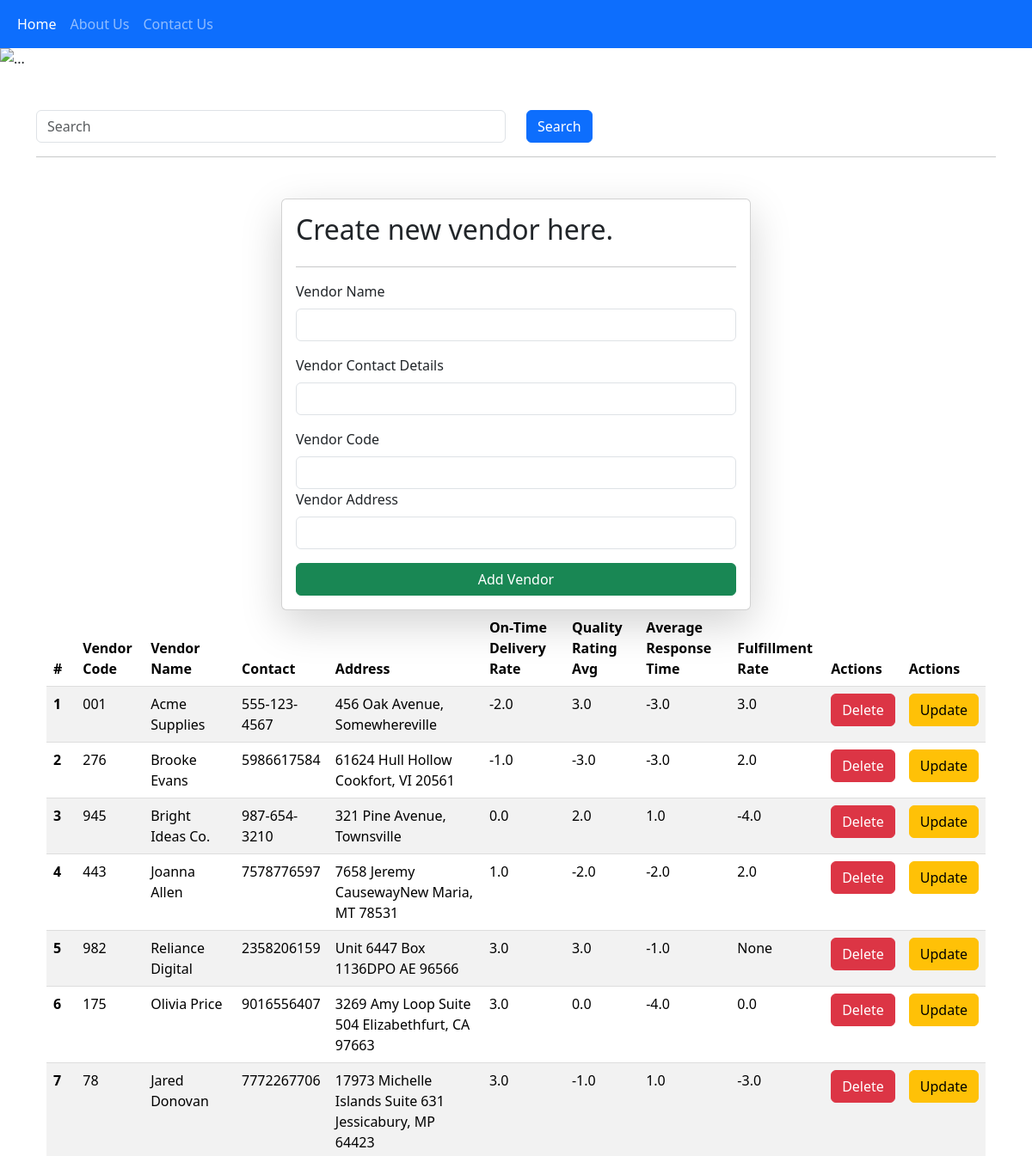
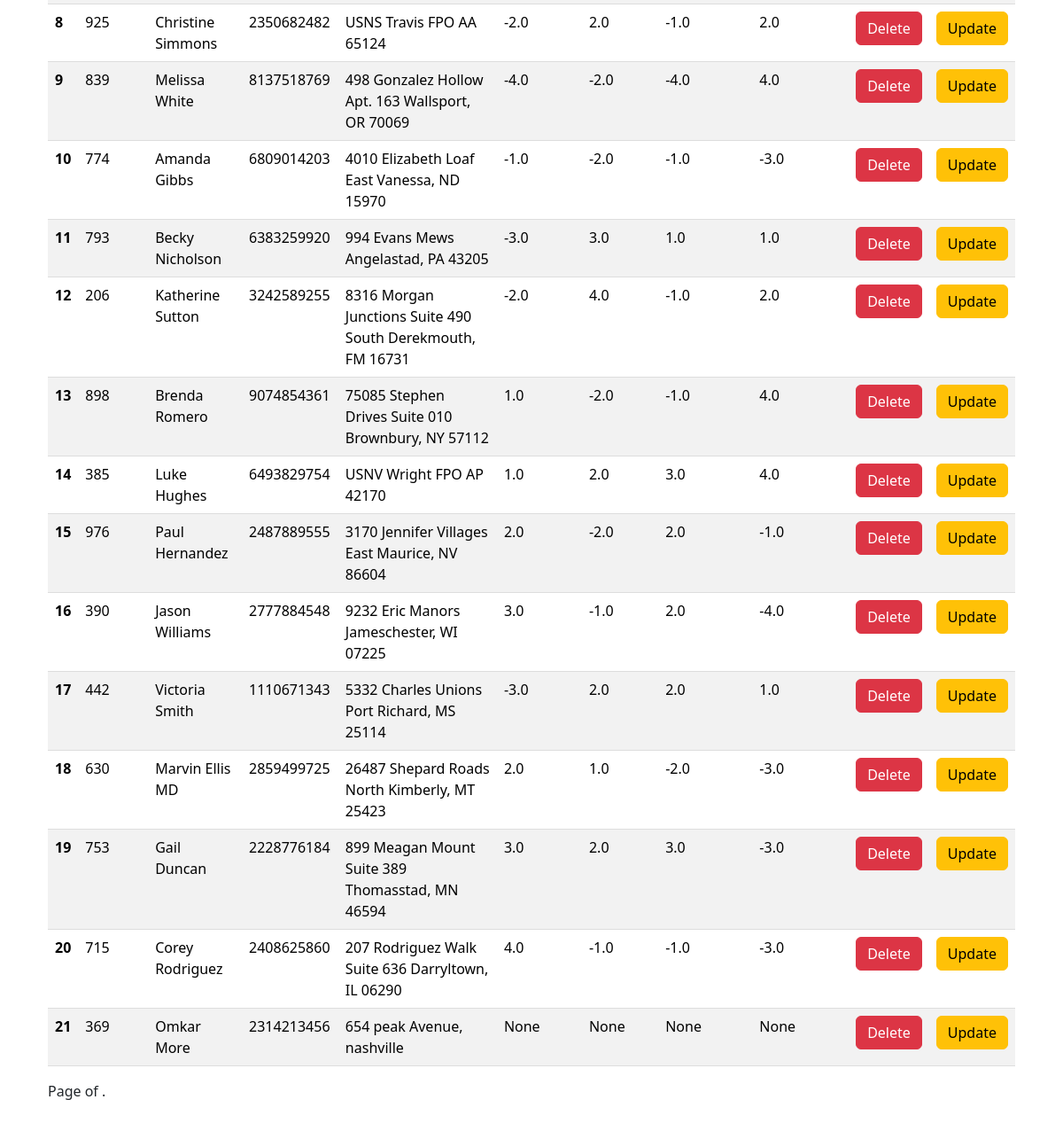
The app's page /vendors/ with its own data (2 pictures, top to bottom).
### vendors_record/models.py (models this page shows, shortened)
class Vendor(models.Model):
    name = models.CharField(max_length=255)
    contact_details = models.TextField()
    address = models.TextField()
    vendor_code = models.CharField(max_length=20, unique=True)
    on_time_delivery_rate = models.FloatField(null=True, blank=True)
    quality_rating_avg = models.FloatField(null=True, blank=True)
    average_response_time = models.FloatField(null=True, blank=True)
    fulfillment_rate = models.FloatField(null=True, blank=True)

### vendors_record/views.py (the view, shortened to what this page needs)
# urls.py: path('vendors/', vendor_list, name='vendor-list'),
def vendor_list(request):
    vendors = Vendor.objects.all()
    return render(request, 'vendor_list.html', {'vendors': vendors})

### vendors_record/templates/vendor_list.html (shortened to what this page needs)
<!DOCTYPE html>
<html lang="en">
<head>
    <link href="https://cdn.jsdelivr.net/npm/bootstrap@5.3.2/dist/css/bootstrap.min.css" rel="stylesheet">
</head>
<body>
    <nav class="navbar navbar-expand-lg navbar-dark bg-primary">
        <div class="container-fluid">
            <div class="collapse navbar-collapse" id="navbarSupportedContent">
                <ul class="navbar-nav me-auto mb-2 mb-lg-0">
                    <li class="nav-item">
                        <a class="nav-link active" aria-current="page" href="/">Home</a>
                    </li>
                    <li class="nav-item">
                        <a class="nav-link" href="/about">About Us</a>
                    </li>
                    <li class="nav-item">
                        <a class="nav-link" href="/contact">Contact Us</a>
                    </li>
                </ul>
            </div>
        </div>
    </nav>
    <div class="container-fluid px-0 mb-3">
        <img src="https://source.unsplash.com/2000x400/?Office" class="d-block w-100" alt="...">
    </div>
    <form class="mb-4">
        <div class="container mt-5">
            <div class="row">
                <div class="col-md-6">
                    <input class="form-control" name="search" placeholder="Search">
                </div>
                <div class="col-md-6">
                    <button type="submit" class="btn btn-primary">Search</button>
                </div>
            </div>
    </form>
    <hr>
    <div class="container mt-5">
        <form class="col-6 mx-auto card p-3 shadow-lg" method="post" enctype="multipart/form-data">
            <h2>Create new vendor here.</h2>
            <hr>
            <div class="mb-3">
                <label for="exampleInputEmail1" class="form-label">Vendor Name</label>
                <input name="name" value="{{vendors.name}}" type="text" class="form-control" required>
            </div>
            <div class="mb-3">
                <label for="exampleInputEmail1" class="form-label">Vendor Contact Details</label>
                <input name="contact_details" value="{{vendors.contact_details}}" type="text" class="form-control" required>
            </div>
            <div class="mb -3">
                <label for="exampleInputEmail1" class="form-label">Vendor Code</label>
                <input name="vendor_code" value="{{vendors.vendor_code}}" type="text" class="form-control" required>
            </div>
            <div class="mb-3">
                <label for="exampleInputEmail1" class="form-label">Vendor Address</label>
                <input name="address" value="{{vendors.address}}" type="text" class="form-control" required>
            </div>
            <button type="submit" class="btn btn-success">Add Vendor</button>
        </form>
        <table class="table table-striped">
            <thead>
                <tr>
                    <th scope="col">#</th>
                    <th scope="col">Vendor Code</th>
                    <th scope="col">Vendor Name</th>
                    <th scope="col">Contact</th>
                    <th scope="col">Address</th>
                    <th scope="col">On-Time Delivery Rate</th>
                    <th scope="col">Quality Rating Avg</th>
                    <th scope="col">Average Response Time</th>
                    <th scope="col">Fulfillment Rate</th>
                    <th scope="col">Actions</th>
                    <th scope="col">Actions</th>
                </tr>
            </thead>
            <tbody>
                {% for vendor in vendors %}
                <tr>
                    <th scope="row">{{forloop.counter}}</th>
                    <td>{{vendor.vendor_code}}</td>
                    <td>{{vendor.name}}</td>
                    <td>{{vendor.contact_details}}</td>
                    <td>{{vendor.address}}</td>
                    <td>{{vendor.on_time_delivery_rate}}</td>
                    <td>{{vendor.quality_rating_avg}}</td>
                    <td>{{vendor.average_response_time}}</td>
                    <td>{{vendor.fulfillment_rate}}</td>
                    <td>
                        <a href="/delete-vendor/{{vendor.id}}/" class="btn btn-danger">Delete</a>
                    </td>
                    <td>
                        <a href="/update-vendor/{{vendor.id}}/" class="btn btn-warning">Update</a>
                    </td>
                </tr>
                {% endfor %}
            </tbody>
        </table>
        <nav aria-label="Page navigation example">
            <ul class="pagination">
                <span class="current">
                    Page {{ queryset.number }} of {{ queryset.paginator.num_pages }}.
                </span>
            </ul>
        </nav>
    </div>
</body>
</html>

### vendors_record/templates/vendor_list.html (style rules this page uses)
table { border-collapse: collapse; width: 100%; }
th, td { padding: 8px; text-align: left; border-bottom: 1px solid #ddd; }
th { background-color: #343a40; color: #fff; }

### records on screen
Vendor: vendor_code "001", name "Acme Supplies", contact_details "555-123-4567", address "456 Oak Avenue, Somewhereville", on_time_delivery_rate "-2.0", quality_rating_avg "3.0", average_response_time "-3.0", fulfillment_rate "3.0"
Vendor: vendor_code "276", name "Brooke Evans", contact_details "5986617584", address "61624 Hull Hollow Cookfort, VI 20561", on_time_delivery_rate "-1.0", quality_rating_avg "-3.0", average_response_time "-3.0", fulfillment_rate "2.0"
Vendor: vendor_code "945", name "Bright Ideas Co.", contact_details "987-654-3210", address "321 Pine Avenue, Townsville", on_time_delivery_rate "0.0", quality_rating_avg "2.0", average_response_time "1.0", fulfillment_rate "-4.0"
Vendor: vendor_code "443", name "Joanna Allen", contact_details "7578776597", address "7658 Jeremy CausewayNew Maria, MT 78531", on_time_delivery_rate "1.0", quality_rating_avg "-2.0", average_response_time "-2.0", fulfillment_rate "2.0"
Vendor: vendor_code "982", name "Reliance Digital", contact_details "2358206159", address "Unit 6447 Box 1136DPO AE 96566", on_time_delivery_rate "3.0", quality_rating_avg "3.0", average_response_time "-1.0", fulfillment_rate "None"
Vendor: vendor_code "175", name "Olivia Price", contact_details "9016556407", address "3269 Amy Loop Suite 504 Elizabethfurt, CA 97663", on_time_delivery_rate "3.0", quality_rating_avg "0.0", average_response_time "-4.0", fulfillment_rate "0.0"
Vendor: vendor_code "78", name "Jared Donovan", contact_details "7772267706", address "17973 Michelle Islands Suite 631 Jessicabury, MP 64423", on_time_delivery_rate "3.0", quality_rating_avg "-1.0", average_response_time "1.0", fulfillment_rate "-3.0"
Vendor: vendor_code "925", name "Christine Simmons", contact_details "2350682482", address "USNS Travis FPO AA 65124", on_time_delivery_rate "-2.0", quality_rating_avg "2.0", average_response_time "-1.0", fulfillment_rate "2.0"
Vendor: vendor_code "839", name "Melissa White", contact_details "8137518769", address "498 Gonzalez Hollow Apt. 163 Wallsport, OR 70069", on_time_delivery_rate "-4.0", quality_rating_avg "-2.0", average_response_time "-4.0", fulfillment_rate "4.0"
Vendor: vendor_code "774", name "Amanda Gibbs", contact_details "6809014203", address "4010 Elizabeth Loaf East Vanessa, ND 15970", on_time_delivery_rate "-1.0", quality_rating_avg "-2.0", average_response_time "-1.0", fulfillment_rate "-3.0"
Vendor: vendor_code "793", name "Becky Nicholson", contact_details "6383259920", address "994 Evans Mews Angelastad, PA 43205", on_time_delivery_rate "-3.0", quality_rating_avg "3.0", average_response_time "1.0", fulfillment_rate "1.0"
Vendor: vendor_code "206", name "Katherine Sutton", contact_details "3242589255", address "8316 Morgan Junctions Suite 490 South Derekmouth, FM 16731", on_time_delivery_rate "-2.0", quality_rating_avg "4.0", average_response_time "-1.0", fulfillment_rate "2.0"
Vendor: vendor_code "898", name "Brenda Romero", contact_details "9074854361", address "75085 Stephen Drives Suite 010 Brownbury, NY 57112", on_time_delivery_rate "1.0", quality_rating_avg "-2.0", average_response_time "-1.0", fulfillment_rate "4.0"
Vendor: vendor_code "385", name "Luke Hughes", contact_details "6493829754", address "USNV Wright FPO AP 42170", on_time_delivery_rate "1.0", quality_rating_avg "2.0", average_response_time "3.0", fulfillment_rate "4.0"
Vendor: vendor_code "976", name "Paul Hernandez", contact_details "2487889555", address "3170 Jennifer Villages East Maurice, NV 86604", on_time_delivery_rate "2.0", quality_rating_avg "-2.0", average_response_time "2.0", fulfillment_rate "-1.0"
Vendor: vendor_code "390", name "Jason Williams", contact_details "2777884548", address "9232 Eric Manors Jameschester, WI 07225", on_time_delivery_rate "3.0", quality_rating_avg "-1.0", average_response_time "2.0", fulfillment_rate "-4.0"
Vendor: vendor_code "442", name "Victoria Smith", contact_details "1110671343", address "5332 Charles Unions Port Richard, MS 25114", on_time_delivery_rate "-3.0", quality_rating_avg "2.0", average_response_time "2.0", fulfillment_rate "1.0"
Vendor: vendor_code "630", name "Marvin Ellis MD", contact_details "2859499725", address "26487 Shepard Roads North Kimberly, MT 25423", on_time_delivery_rate "2.0", quality_rating_avg "1.0", average_response_time "-2.0", fulfillment_rate "-3.0"
Vendor: vendor_code "753", name "Gail Duncan", contact_details "2228776184", address "899 Meagan Mount Suite 389 Thomasstad, MN 46594", on_time_delivery_rate "3.0", quality_rating_avg "2.0", average_response_time "3.0", fulfillment_rate "-3.0"
Vendor: vendor_code "715", name "Corey Rodriguez", contact_details "2408625860", address "207 Rodriguez Walk Suite 636 Darryltown, IL 06290", on_time_delivery_rate "4.0", quality_rating_avg "-1.0", average_response_time "-1.0", fulfillment_rate "-3.0"
Vendor: vendor_code "369", name "Omkar More", contact_details "2314213456", address "654 peak Avenue, nashville", on_time_delivery_rate "None", quality_rating_avg "None", average_response_time "None", fulfillment_rate "None"
